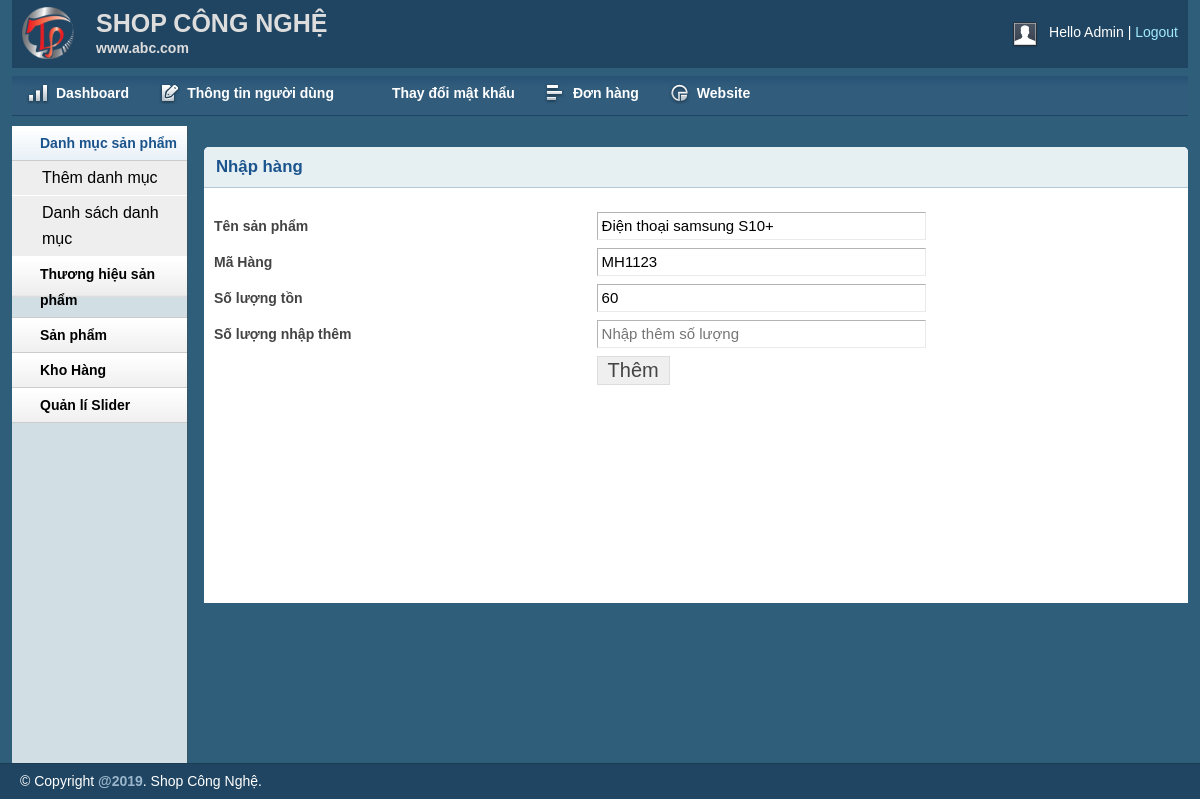
Page /admin/productmorequantity.php?productid=7 (signed in) on the committed database.
### tables this page shows
CREATE TABLE `tbl_product` (
  `productId` int(11) NOT NULL,
  `productName` tinytext NOT NULL,
  `product_code` varchar(200) NOT NULL,
  `productQuantity` varchar(50) NOT NULL,
  `product_soldout` varchar(50) NOT NULL DEFAULT '0',
  `product_remain` varchar(50) NOT NULL,
  `catId` int(11) NOT NULL,
  `brandId` int(11) NOT NULL,
  `product_desc` text NOT NULL,
  `type` int(11) NOT NULL,
  `price` varchar(255) NOT NULL,
  `image` varchar(255) NOT NULL
);

### lib/database.php (called while the page is built, shortened)
<?php
Class Database extends PDO{
   public $host   = DB_HOST;
   public $user   = DB_USER;
   public $pass   = DB_PASS;
   public $dbname = DB_NAME;
   public $link;
private function connectDB(){
   $this->link = new mysqli($this->host, $this->user, $this->pass,
    $this->dbname);
 }
public function select($query){
  $result = $this->link->query($query) or
   die($this->link->error.__LINE__);
  if($result->num_rows > 0){
    return $result;
  } else {
    return false;
  }
 }
}

### classes/product.php (called while the page is built, shortened)
<?php
	$filepath = realpath(dirname(__FILE__));
	include_once ($filepath.'/../lib/database.php');
?>
<?php
	class product
	{
		private $db;
		public function __construct()
		{
			$this->db = new Database();
		}
		public function getproductbyId($id)
		{
			$query = "SELECT * FROM tbl_product where productId = '$id' ";
			$result = $this->db->select($query);
			return $result;
		}
	}
 ?>

### admin/productmorequantity.php (the view, shortened to what this page needs)
<?php include 'inc/header.php';?>
<?php include 'inc/sidebar.php';?>
<?php include '../classes/brand.php';  ?>
<?php include '../classes/product.php';  ?>
<?php
    $pd = new product();
    if(!isset($_GET['productid']) || $_GET['productid'] == NULL){
        echo "<script> window.location = 'productlist.php' </script>";
    }else {
        $id = $_GET['productid'];
    }
  ?>
<div class="grid_10">
    <div class="box round first grid">
        <h2>Nhập hàng</h2>
         <?php
         $get_product_by_id = $pd->getproductbyId($id);
         if($get_product_by_id){
            while ($result_product = $get_product_by_id->fetch_assoc()) {
          ?>
        <div class="block">
         <form action="" method="post" enctype="multipart/form-data">
            <table class="form">
                <tr>
                    <td>
                        <label>Tên sản phẩm</label>
                    </td>
                    <td>
                        <input readonly name="productName" value="<?php echo $result_product['productName'] ?>" type="text" class="medium" />
                    </td>
                </tr>
                  <tr>
                    <td>
                        <label>Mã Hàng</label>
                    </td>
                    <td>
                        <input readonly name="product_code" value="<?php echo $result_product['product_code'] ?>" type="text" class="medium" />
                    </td>
                </tr>
                 <tr>
                    <td>
                        <label>Số lượng tồn</label>
                    </td>
                    <td>
                        <input  readonly name="product_remain" value="<?php echo $result_product['product_remain'] ?>" type="text" class="medium" />
                    </td>
                </tr>
                <tr>
                    <td>
                        <label>Số lượng nhập thêm</label>
                    </td>
                    <td>
                        <input name="product_more_quantity" type="text" placeholder="Nhập thêm số lượng" class="medium" />
                    </td>
                </tr>
                <tr>
                    <td></td>
                    <td>
                        <input type="submit" name="submit" value="Thêm" />
                    </td>
                </tr>
            </table>
            </form>
            <?php
            }
            }
             ?>
        </div>
    </div>
</div>
<?php include 'inc/footer.php';?>

### admin/css/text.css (style rules this page uses)
body { font: 13px/1.5 Tahoma, Helvetica, Arial, 'Liberation Sans', FreeSans, sans-serif; }
h2 { font-size: 23px; }
p, dl, hr, h1, h2, h3, h4, h5, h6, ol, ul, pre, table, address, fieldset { margin-bottom: 20px; }

### admin/css/grid.css (style rules this page uses)
.grid_1, .grid_2, .grid_3, .grid_4, .grid_5, .grid_6, .grid_7, .grid_8, .grid_9, .grid_10, .grid_11, .grid_12, .grid_13, .grid_14, .grid_15, .grid_16 { display: inline; float: left; margin-left: 1%; margin-right: 1%; }
.container_12 .grid_10 { width: 81.333%; }

### admin/css/layout.css (style rules this page uses)
body { background: #fff none repeat scroll 0 0; color: #444; font-size: 14px; padding: 0; }
h1, h2, h3, h4, h5, h6 { line-height:1.2em; margin-bottom:.3em; }
h2 { margin-top:1em; }
.box { background:#fff; margin-bottom:20px; padding:10px 10px 10px 10px; margin-left:-8px; }
.box.grid { padding-bottom:40px; }
.box.round { -moz-border-radius: 5px 5px 0px 0px; -webkit-border-radius: 5px 5px 0px 0px; border-radius: 5px 5px 0px 0px; }
.box h2 { font-size:1.2em; font-weight:bold; color:#1B548D; background:#E6F0F3; margin:-10px -10px 0 -10px; padding:10px 12px; border-bottom:1px solid #B3CBD6; -moz-border-radius: 5px 5px 0px 0px; -webkit-border-radius: 5px 5px 0px 0px; border-radius: 5px 5px 0px 0px; }
.box.first { min-height: 406px; }
.block { padding-top:20px; }
table.form { width:100%; }
table.form td { padding:4px 0px; }
table.form label { font-weight:bold; }
table.form input, table.form select { font-size: 15px; padding: 4px 4px 5px 4px; border-top: 1px solid #b3b3b3; border-left: 1px solid #b3b3b3; border-right: 1px solid #eaeaea; border-bottom: 1px solid #eaeaea; }
table.form input[type="submit"] { border: 1px solid #ddd; color: #444; cursor: pointer; font-size: 20px; padding: 2px 10px; }
input.medium { width: 55%; }
.block { padding-bottom:1px; }

### rows in the picture
tbl_product: productName "Điện thoại samsung S10+", product_code "MH1123", product_remain "60"
